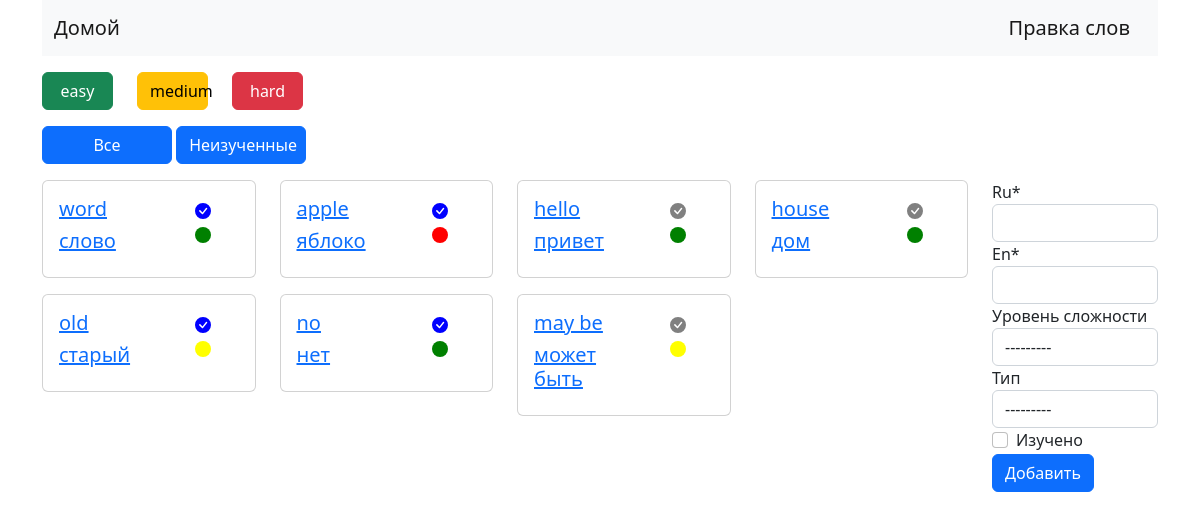
The page / on the database its author committed.
### main/models.py (models this page shows, shortened)
class Word(models.Model):
    TYPE = (
        ('a', 'глагол'),
        ('b', 'существительное'),
        ('c', 'прилагательное'),
        ('d', 'наречие'),
        ('e', 'местоимение'),
        ('f', 'другое'),
    )
    LEVEL = (
        ('easy', 'легкий'),
        ('medium', 'средний'),
        ('hard', 'сложный'),
    )
    ru = models.CharField(max_length=100, validators=[validate_ru])
    en = models.CharField(max_length=100, validators=[validate_en])
    type = models.CharField(max_length=10, choices=TYPE, blank=True, null=True, verbose_name='Тип')
    level = models.CharField(max_length=10, choices=LEVEL, blank=True, null=True, verbose_name='Уровень сложности')
    time_create = models.DateTimeField(auto_now_add=True)
    done = models.BooleanField('Изучено', default=False)
    language = models.ForeignKey(Language,
                                 on_delete=models.SET_DEFAULT,
                                 default=Language.objects.get(name='English').id,
                                 null=True, blank=True, related_name='words',
                                 verbose_name='Язык')
    class Meta:
        verbose_name = 'Слово'
        verbose_name_plural = 'Слова'
        ordering = ['-time_create', ]

### main/views.py (the view)
# urls.py: path('', index, name='index'),
def index(request):
    if request.GET.get('level'):
        words = Word.objects.filter(level=request.GET.get('level'))
    else:
        words = Word.objects.all()
    [add_color(word) for word in words]
    form = WordForm()
    template = 'main/word_list.html'
    if request.method == 'POST':
        form = WordForm(request.POST)
        if form.is_valid():
            form.save()
            return redirect('index')
        return render(request, template, locals())
    return render(request, template, locals())

### main/forms.py
class WordForm(ModelForm):
    class Meta:
        model = Word
        fields = ('ru', 'en', 'level', 'type', 'done')

### main/utils.py (called while the page is built)
def add_color(word):
    if word.level:
        word.level_color = LEVEL_COLORS.get(word.level)
        word.save()

### templates/main/word_list.html (shortened to what this page needs)
{% extends 'main/index.html' %}
{% load crispy_forms_tags %}
{% block content %}
<div class="col mt-3 mb-3">
    <form action="">
        <div class="row">
            <div class="col-1">
                <button class="btn btn-success" style="width:100%" type="submit" name='level' value="easy">easy</button>
            </div>
            <div class="col-1">
                <button class="btn btn-warning" style="width:100%" type="submit" name='level' value="medium">medium
                </button>
            </div>
            <div class="col-1">
                <button class="btn btn-danger" style="width:100%" type="submit" name='level' value="hard">hard</button>
            </div>
        </div>
    </form>
</div>
<a href="{% url 'index' %}" class="btn btn-primary" style="width:130px" role="button">Все</a>
<a href="{% url 'list_word_not_done' %}" class="btn btn-primary" style="width:130px" role="button">Неизученные</a>
<div class="row mt-3">
    <div class="col-10">
        <div class="row">
            {% for word in words %}
            <div class="col-3 mb-3">
                <a href="{% url 'update_word' word.pk %}">
                    <div class="card">
                        <div class="card-body">
                            <div class="row">
                                <div class="col-8">
                                    <h5 class="card-title">{{word.en}}</h5>
                                    <h5 class="card-title">{{word.ru}}</h5>
                                </div>
                                <div class="col">
                                    <br>
                                    <svg xmlns="http://www.w3.org/2000/svg" width="16" height="16" fill="currentColor"
                                         class="bi bi-circle-fill" style="color:{{word.level_color}}"
                                         viewBox="0 0 16 16">
                                        <circle cx="8" cy="8" r="8"/>
                                    </svg>
                                </div>
                            </div>
                        </div>
                    </div>
                </a>
            </div>
            {% endfor %}
        </div>
    </div>
    <div class="col">
        <form action="" method="post">
            {{ form|crispy }}
            <button class="btn btn-primary" type="submit">Добавить</button>
        </form>
    </div>
</div>
{% endblock content %}

### rows shown on the page
Word: en "word", ru "слово", done True (drawn)
Word: en "apple", ru "яблоко", done True (drawn)
Word: en "hello", ru "привет", done False (drawn)
Word: en "house", ru "дом", done False (drawn)
Word: en "old", ru "старый", done True (drawn)
Word: en "no", ru "нет", done True (drawn)
Word: en "may be", ru "может быть", done False (drawn)
